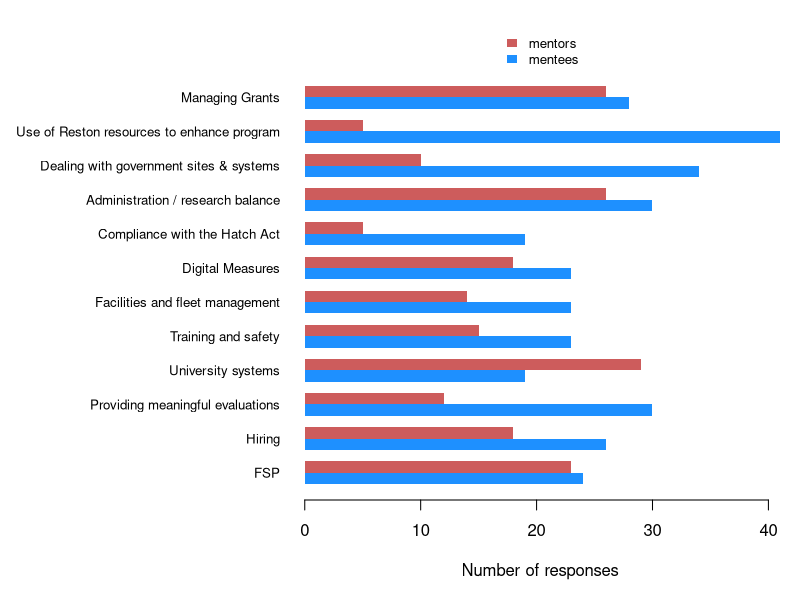
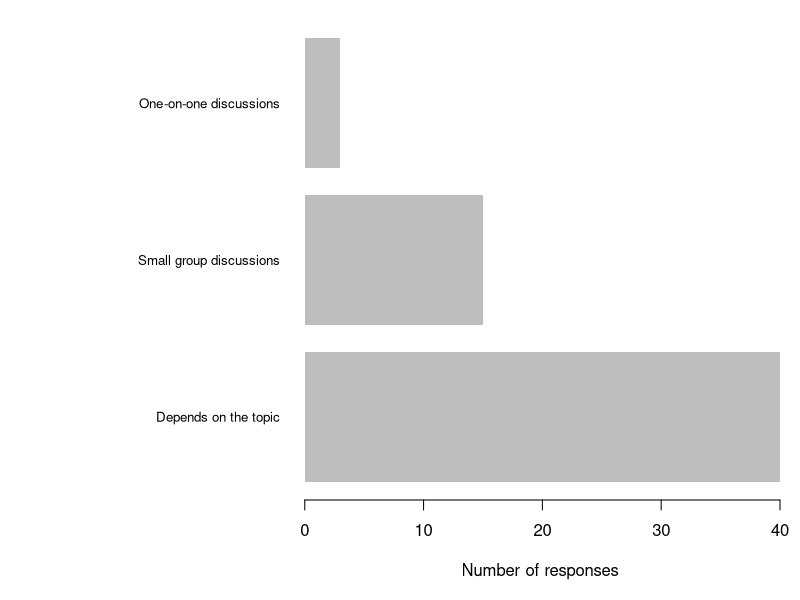
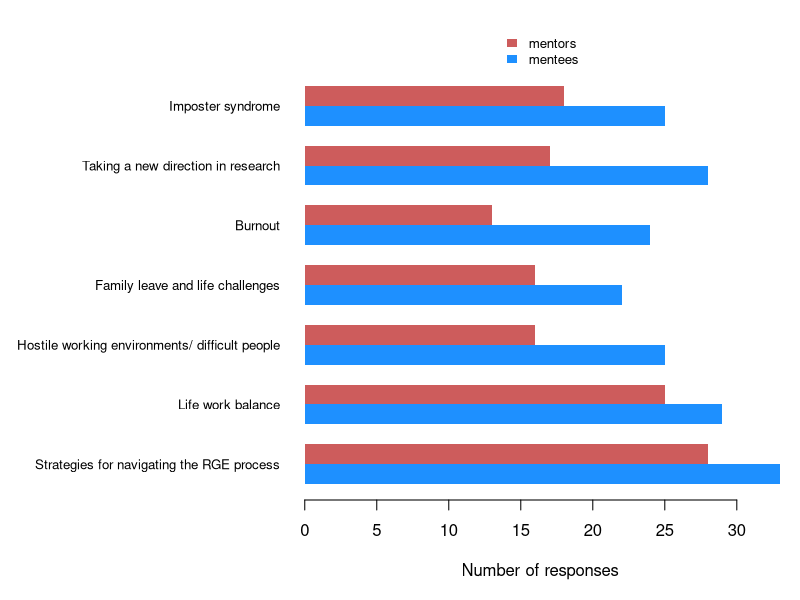
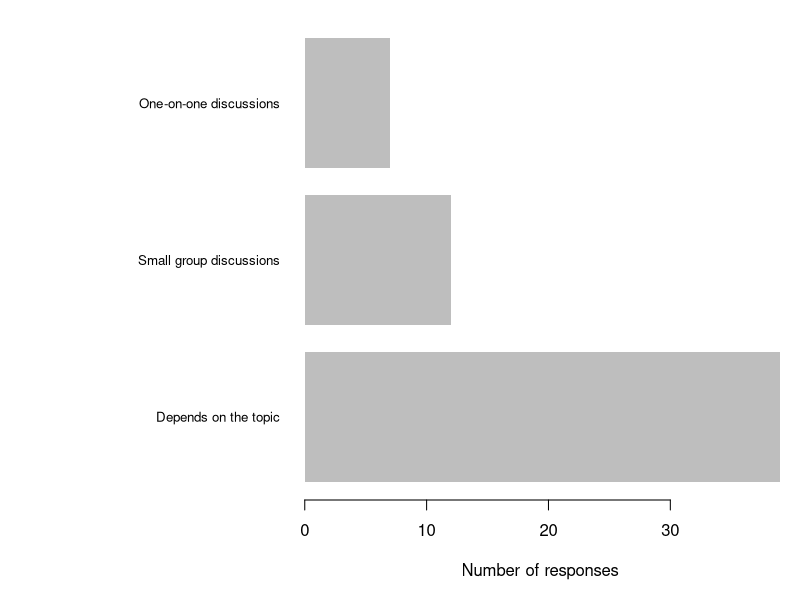

Reproduce these figures in R, in order.
## ---- chunk 1
options(width = 100)
knitr::opts_chunk$set(message = FALSE, warning = FALSE)
## ---- chunk 2
library(dplyr)
## ---- chunk 3
## load package
# library("knitcitations")
## clean out any existing .bib files
# cleanbib()
## set pandoc for formatting
# options("citation_format" = "pandoc")
## ---- chunk 4
data_raw <- readr::read_csv(here::here("data", "raw", "cru_peer_mentoring_survey.csv"))
## ---- chunk 5
## extract admin data
data_admin <- data_raw %>%
  select(starts_with("Administration"))
## ---- chunk 6
## admin responses
responses_admin <- data_admin %>%
  select(!contains("format")) %>%
  select(!contains("other topics"))

## number of mentees
mentees <- (responses_admin == "Mentee" | responses_admin == "Mentor;Mentee") %>%
  apply(2, sum, na.rm = TRUE)

## number of mentors
mentors <- (responses_admin == "Mentor" | responses_admin == "Mentor;Mentee") %>%
  apply(2, sum, na.rm = TRUE)

## matrix of data for plotting
data_plot <- rbind(mentees, mentors)

## list of topics
topics <- responses_admin %>%
  colnames() %>%
  sub(pattern = "(^.*\\[)(.*)(\\])", replacement = "\\2")

## plot response summary info
par(mai = c(0.9, 2.9, 0.6, 0.1),
    omi = rep(0.1, 4))
barplot(data_plot, beside = TRUE,
        col = c("dodgerblue", "indianred"), border = NA,
        names.arg = topics,
        legend.text = TRUE,
        args.legend = list(x = "top", inset = -0.1, bty = "n", border = NA,
                           xpd = TRUE, cex = 0.8),
        horiz = TRUE, las = 1, cex.names = 0.8,
        xlab = "Number of responses")
## ---- chunk 7
## mentoring format
format_admin <- data_admin %>%
  select(contains("format"))

## mentoring format == depends
format_smry <- format_admin %>%
  table()

format_depends <- format_smry %>%
  names() %>%
  grep(pattern = "Depends")

## mentoring format summary
format_admin_smry <- c(format_smry[-format_depends], sum(format_smry[format_depends]))
names(format_admin_smry)[3] <- "Depends on the topic"

## plot response summary info
par(mai = c(0.9, 2.9, 0.1, 0.1),
    omi = rep(0.1, 4))
barplot(rev(format_admin_smry),
        border = NA,
        horiz = TRUE, las = 1, cex.names = 0.8,
        xlab = "Number of responses")

## ---- chunk 8
## other topics
other_topics_admin <- data_admin %>%
  select(contains("other topics")) %>%
  unique() %>%
  filter(`Administration topics [other topics]` != is.na(.)) %>%
  pull()

for (topics in other_topics_admin) {
    cat("*", topics, "\n\n")
}
## ---- chunk 9
## extract career data
data_career <- data_raw %>%
  select(starts_with("Career"))
## ---- chunk 10
## admin responses
responses_career <- data_career %>%
  select(!contains("format")) %>%
  select(!contains("other topics"))

## number of mentees
mentees <- (responses_career == "Mentee" | responses_career == "Mentor;Mentee") %>%
  apply(2, sum, na.rm = TRUE)

## number of mentors
mentors <- (responses_career == "Mentor" | responses_career == "Mentor;Mentee") %>%
  apply(2, sum, na.rm = TRUE)

## matrix of data for plotting
data_plot <- rbind(mentees, mentors)

## list of topics
topics <- responses_career %>%
  colnames() %>%
  sub(pattern = "(^.*\\[)(.*)(\\])", replacement = "\\2")

## plot response summary info
par(mai = c(0.9, 2.9, 0.6, 0.1),
    omi = rep(0.1, 4))
barplot(data_plot, beside = TRUE,
        col = c("dodgerblue", "indianred"), border = NA,
        names.arg = topics,
        legend.text = TRUE,
        args.legend = list(x = "top", inset = -0.1, bty = "n", border = NA,
                           xpd = TRUE, cex = 0.8),
        horiz = TRUE, las = 1, cex.names = 0.8,
        xlab = "Number of responses")
## ---- chunk 11
## mentoring format
format_career <- data_career %>%
  select(contains("format"))

## mentoring format == depends
format_smry <- format_career %>%
  table()

format_depends <- format_smry %>%
  names() %>%
  grep(pattern = "Depends")

## mentoring format summary
format_career_smry <- c(format_smry[-format_depends], sum(format_smry[format_depends]))
names(format_career_smry)[3] <- "Depends on the topic"

## plot response summary info
par(mai = c(0.9, 2.9, 0.1, 0.1),
    omi = rep(0.1, 4))
barplot(rev(format_career_smry),
        border = NA,
        horiz = TRUE, las = 1, cex.names = 0.8,
        xlab = "Number of responses")

## ---- chunk 12
## other topics
other_topics_career <- data_career %>%
  select(contains("other topics")) %>%
  unique() %>%
  filter(`Career Building [other topics]` != is.na(.)) %>%
  pull()

for (topics in other_topics_career) {
    cat("*", topics, "\n\n")
}
